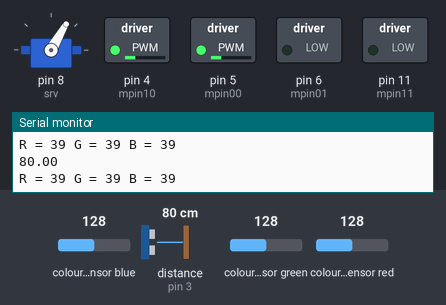
A sketch run on a simulated Arduino Mega 2560, built with avr-gcc and run on an emulated ATmega2560. On the bench: servo, switched loads named in the sketch (green lamp = pin HIGH), the last lines printed to the serial monitor. Wiring (inferred from the names in the program): ultrasonic range finder: trigger pin 2; echo pin 3; TCS3200 colour sensor: output pin 26; S2 pin 30; S3 pin 31; S0 pin 23; S1 pin 22. The test bench sets the inputs (shaded band); at power-on: distance to the obstacle (sensor on pin 3) 80 cm, colour sensor blue 128, colour sensor green 128, colour sensor red 128. The echo pulse lasts 58.3 µs per cm; pins used as bus, display or sensor lines are not drawn.

Above: at 2.2 s.
2.3 s: distance to the obstacle (sensor on pin 3) set to 9 cm
4.8 s: distance to the obstacle (sensor on pin 3) set to 6 cm
At 6.4 s:
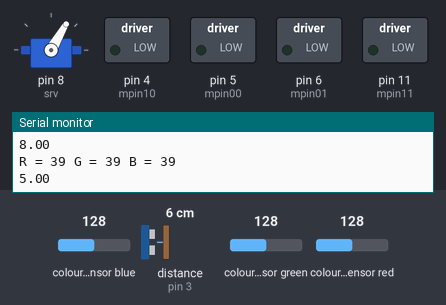
At 8.3 s:
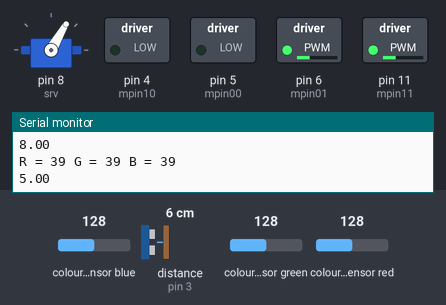
Timing chart, 0 to 13.8 s (numbered marks = the images above; inputs shaded):
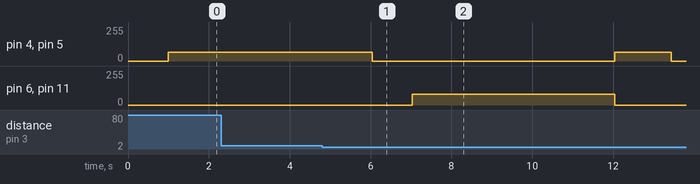

Measured:
- the behaviour switches between 8 and 7 cm on distance to the obstacle (sensor on pin 3) (found by bisection; images 0 and 1)
- after the input at 4.8 s, pin 4 (mpin10), pin 5 (mpin00): 65/255 → 0/255 after 1.2 s, → 65/255 6.0 s later, → 0/255 1.4 s later; pin 6 (mpin01), pin 11 (mpin11): 0/255 → 80/255 after 2.2 s, → 0/255 5.0 s later

The sketch:

sketch_dec28a.ino
```cpp
#include <Servo.h>

#define mpin00 5
#define mpin01 6

#define mpin10 4
#define mpin11 11

#define echoPin 3
#define trigPin 2

#define S1 22
#define S0 23
#define S3 31
#define S2 30
#define sensorOut 26


double distance_cm=0;
int redFrequency = 0;
int greenFrequency = 0;
int blueFrequency = 0;

void setup() {
  // put your setup code here, to run once:
 Serial.begin(9600);

 moveServo(60);

 pinMode(trigPin, OUTPUT);
 pinMode(echoPin, INPUT);

 digitalWrite(mpin00, 0);
 digitalWrite(mpin01, 0);
 digitalWrite(mpin10, 0);
 digitalWrite(mpin11, 0);
 pinMode (mpin00, OUTPUT);
 pinMode (mpin01, OUTPUT);
 pinMode (mpin10, OUTPUT);
 pinMode (mpin11, OUTPUT);

  pinMode(S0, OUTPUT);
  pinMode(S1, OUTPUT);
  pinMode(S2, OUTPUT);
  pinMode(S3, OUTPUT);
  pinMode(sensorOut, INPUT);
  digitalWrite(S0,HIGH);
  digitalWrite(S1,LOW);
}

void loop() {
  // put your main code here, to run repeatedly:
  StartMotor (mpin00, mpin01, 65);
  StartMotor (mpin10, mpin11, 65);
  getColor();

  if(colorId()==1)
    moveServo(85);
  if(colorId()==2)
    moveServo(160);

 if (getDistance()<7)
    {
      moveServo(60);
      StartMotor2 (mpin00, mpin01, 0);
      StartMotor2 (mpin10, mpin11, 0);
      delay(1000);
      StartMotor2 (mpin00, mpin01, 80);
      StartMotor2 (mpin10, mpin11, 80);
      delay(5000);
     }

}
```

Servo.ino
```cpp
Servo srv;
void moveServo(int angle)
{
 srv.attach(8);
 srv.write(angle);
 delay(1000);
 srv.detach();
}
```

StartMotor.ino
```cpp
void StartMotor (int m1, int m2, int speed)
{
  digitalWrite(m2, 0);
  analogWrite(m1,speed);
}
void StartMotor2 (int m1, int m2, int speed)
{
  digitalWrite(m1, 0);
  analogWrite(m2,speed);
}
```

getColor.ino
```cpp
 void getColor()
 {
  //setare culoare rosu.
  digitalWrite(S2,LOW);
  digitalWrite(S3,LOW);

  //citirea frecventei de output
  redFrequency = pulseIn(sensorOut, LOW);

   // afisare valori rosii
  Serial.print("R = ");
  Serial.print(redFrequency);
  delay(100);

  // Setarea culori verzi
  digitalWrite(S2,HIGH);
  digitalWrite(S3,HIGH);

  // citirea frecventei verzi
  greenFrequency = pulseIn(sensorOut, LOW);

  // afisare verde
  Serial.print(" G = ");
  Serial.print(greenFrequency);
  delay(100);

  //setare albastru
  digitalWrite(S2,LOW);
  digitalWrite(S3,HIGH);

  // citirea frecventei albastre
  blueFrequency = pulseIn(sensorOut, LOW);

  //afisare albastru
  Serial.print(" B = ");
  Serial.println(blueFrequency);
  delay(100);
 }

 int colorId()
 {
   if ((greenFrequency>60)&&(blueFrequency>60) && (redFrequency<60))
   {
    return 1; //red
   }
    if ((greenFrequency>60) && (blueFrequency<65) && (redFrequency>60))
   {
    return 2;//blue
   }
   return 0;
 }
```

getDistance.ino
```cpp
double getDistance()
{
 digitalWrite(trigPin, LOW);
 delayMicroseconds(2);
 digitalWrite(trigPin, HIGH);
 delayMicroseconds(10);
 digitalWrite(trigPin, LOW);
 distance_cm = pulseIn(echoPin,HIGH)/29/2;
 delay(100);
 Serial.print(distance_cm);
 Serial.println();
 return distance_cm;
}
```
